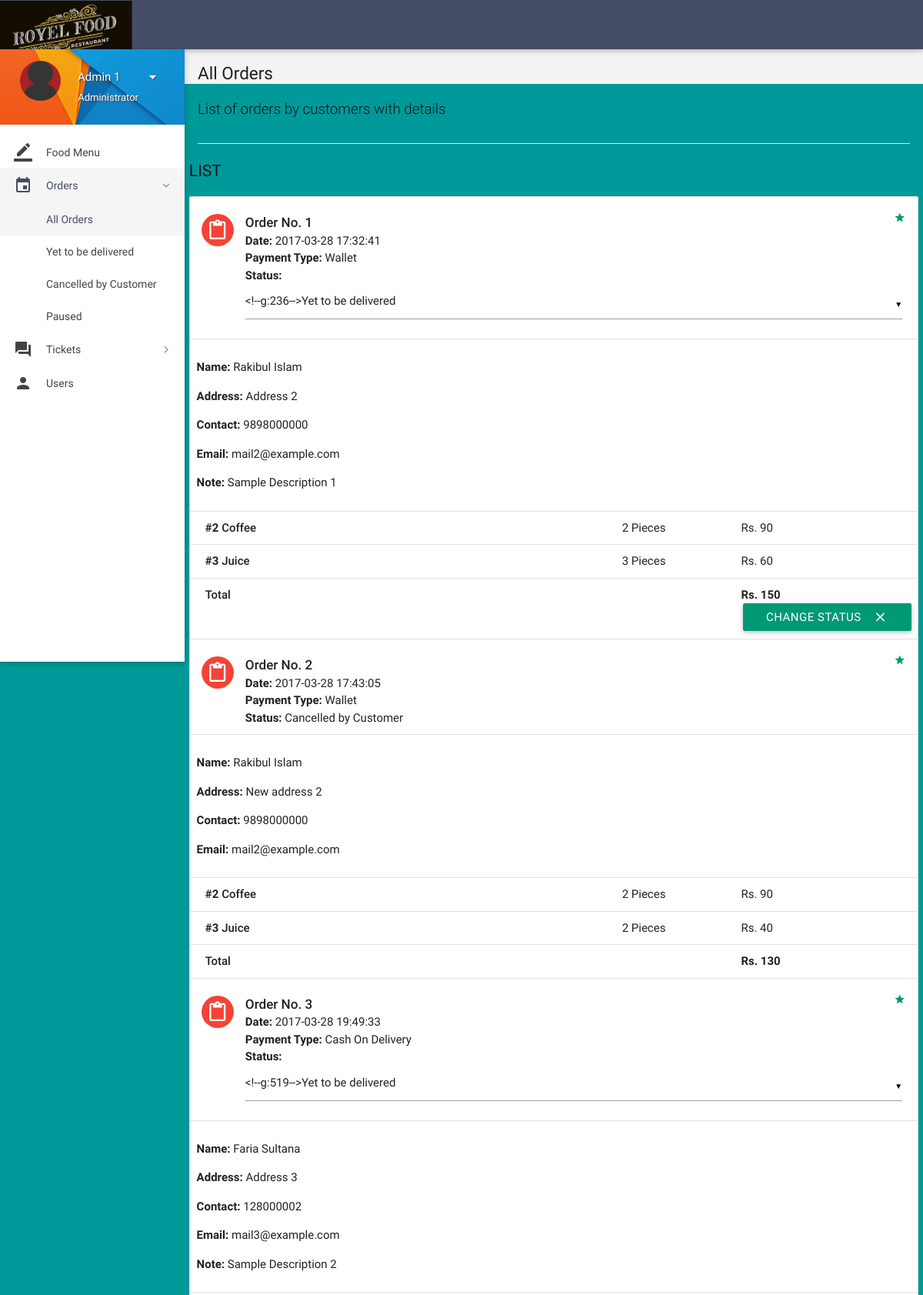
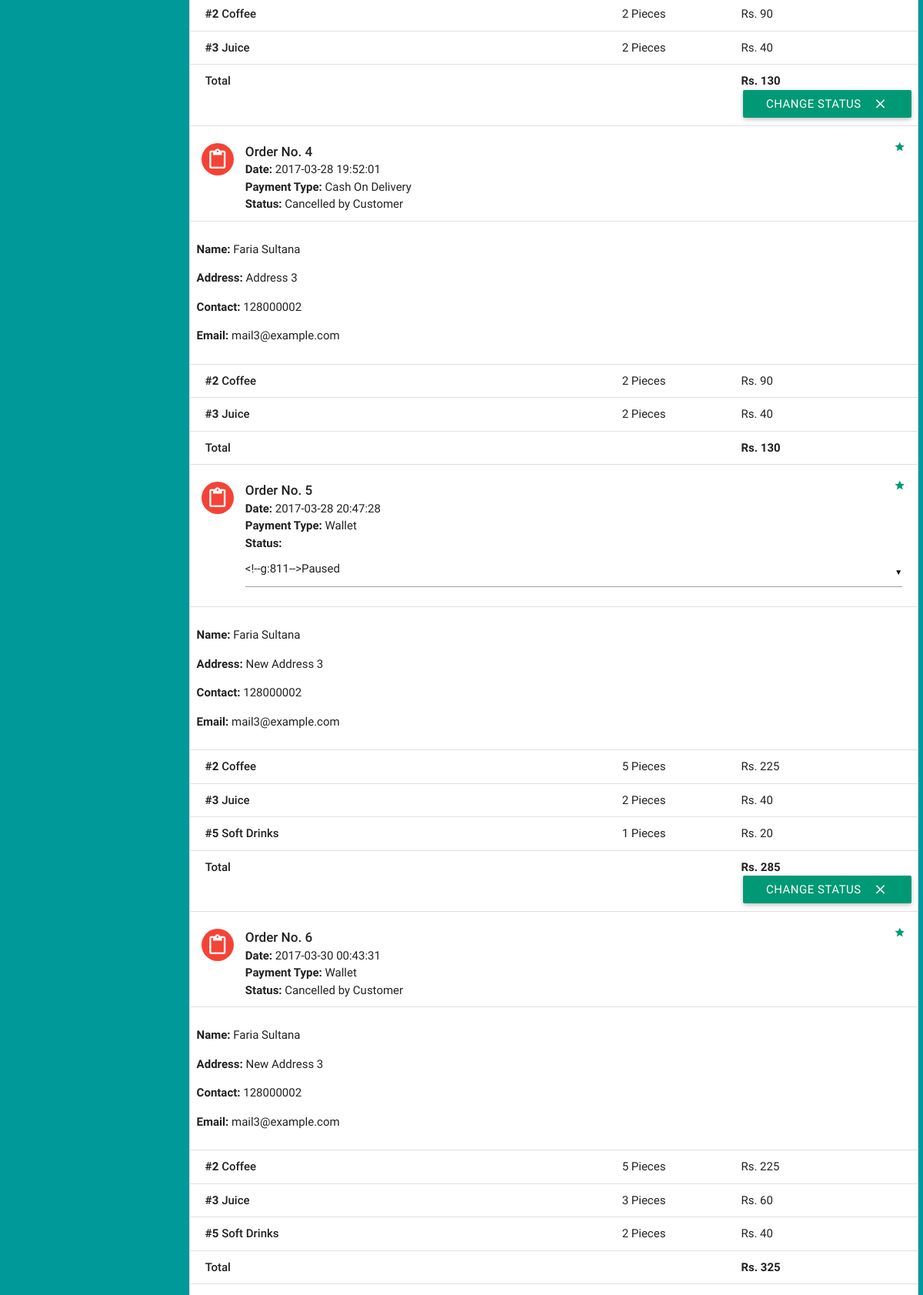
Screenshot of /HotelManagement/FoodOrdering/all-orders.php (signed in, upper part) with the database file from the repository (2 pictures, top to bottom).
### tables this page shows
CREATE TABLE `orders` (
  `id` int(11) NOT NULL,
  `customer_id` int(11) NOT NULL,
  `address` varchar(300) NOT NULL,
  `description` varchar(300) NOT NULL,
  `date` datetime NOT NULL DEFAULT CURRENT_TIMESTAMP,
  `payment_type` varchar(16) NOT NULL DEFAULT 'Wallet',
  `total` int(11) NOT NULL,
  `status` varchar(25) NOT NULL DEFAULT 'Yet to be delivered',
  `deleted` tinyint(4) NOT NULL DEFAULT '0'
);

CREATE TABLE `users` (
  `id` int(11) NOT NULL,
  `role` varchar(15) NOT NULL DEFAULT 'Customer',
  `name` varchar(15) NOT NULL,
  `username` varchar(10) NOT NULL,
  `password` varchar(16) NOT NULL,
  `email` varchar(35) DEFAULT NULL,
  `address` varchar(300) DEFAULT NULL,
  `contact` bigint(11) NOT NULL,
  `verified` tinyint(1) NOT NULL DEFAULT '0',
  `deleted` tinyint(4) NOT NULL DEFAULT '0'
);

CREATE TABLE `order_details` (
  `id` int(11) NOT NULL,
  `order_id` int(11) NOT NULL,
  `item_id` int(11) NOT NULL,
  `quantity` int(11) NOT NULL,
  `price` int(11) NOT NULL
);

CREATE TABLE `items` (
  `id` int(11) NOT NULL,
  `name` varchar(20) NOT NULL,
  `price` int(11) NOT NULL,
  `deleted` tinyint(4) NOT NULL DEFAULT '0'
);

### HotelManagement/FoodOrdering/includes/connect.php (called while the page is built, shortened)
<?php
$name = $_SESSION['name'];
$role = $_SESSION['role'];
?>

### HotelManagement/FoodOrdering/all-orders.php (the view, shortened to what this page needs)
<?php
include 'includes/connect.php';
	if($_SESSION['admin_sid']==session_id())
	{
		?>
<!DOCTYPE html>
<html lang="en">
<head>
  <link href="css/materialize.min.css" type="text/css" rel="stylesheet" media="screen,projection">
  <link href="css/style.min.css" type="text/css" rel="stylesheet" media="screen,projection">
  <link href="css/custom/custom.min.css" type="text/css" rel="stylesheet" media="screen,projection">
  <link href="js/plugins/perfect-scrollbar/perfect-scrollbar.css" type="text/css" rel="stylesheet" media="screen,projection">
</head>
<body>
  <header id="header" class="page-topbar">
        <div class="navbar-fixed">
            <nav class="navbar-color">
                <div class="nav-wrapper">
                    <ul class="left">
                      <li><h1 class="logo-wrapper"><a href="index.php" class="brand-logo darken-1"><img src="images/materialize-logo.png" alt="logo"></a> <span class="logo-text">Logo</span></h1></li>
                    </ul>
                </div>
            </nav>
        </div>
  </header>
  <div id="main">
    <div class="wrapper">
      <aside id="left-sidebar-nav">
        <ul id="slide-out" class="side-nav fixed leftside-navigation">
            <li class="user-details cyan darken-2">
            <div class="row">
                <div class="col col s4 m4 l4">
                    <img src="images/avatar.jpg" alt="" class="circle responsive-img valign profile-image">
                </div>
                <div class="col col s8 m8 l8">
                    <a class="btn-flat dropdown-button waves-effect waves-light white-text profile-btn" href="#" data-activates="profile-dropdown"><?php echo $name;?> <i class="mdi-navigation-arrow-drop-down right"></i></a>
                    <p class="user-roal"><?php echo $role;?></p>
                </div>
            </div>
            </li>
            <li class="bold"><a href="index.php" class="waves-effect waves-cyan"><i class="mdi-editor-border-color"></i> Food Menu</a>
            </li>
                <li class="no-padding">
                    <ul class="collapsible collapsible-accordion">
                        <li class="bold"><a class="collapsible-header waves-effect waves-cyan active"><i class="mdi-editor-insert-invitation"></i> Orders</a>
                            <div class="collapsible-body">
                                <ul>
								<li class="<?php
								if(!isset($_GET['status'])){
										echo 'active';
									}?>
									"><a href="all-orders.php">All Orders</a>
                                </li>
								<?php
									$sql = mysqli_query($con, "SELECT DISTINCT status FROM orders;");
									while($row = mysqli_fetch_array($sql)){
                                    echo '<li class='.(isset($_GET['status'])?($status == $_GET['status'] ? 'active' : ''): '').'><a href="all-orders.php?status='.$row['status'].'">'.$row['status'].'</a>
                                    </li>';
									}
									?>
                                </ul>
                            </div>
                        </li>
                    </ul>
                </li>
                 <li class="no-padding">
                    <ul class="collapsible collapsible-accordion">
                        <li class="bold"><a class="collapsible-header waves-effect waves-cyan"><i class="mdi-action-question-answer"></i> Tickets</a>
                        </li>
                    </ul>
                </li>
            <li class="bold"><a href="users.php" class="waves-effect waves-cyan"><i class="mdi-social-person"></i> Users</a>
            </li>
        </ul>
        </aside>
      <section id="content">
        <div id="breadcrumbs-wrapper">
          <div class="container">
            <div class="row">
              <div class="col s12 m12 l12">
                <h5 class="breadcrumbs-title">All Orders</h5>
              </div>
            </div>
          </div>
        </div>
        <div class="container">
          <p class="caption">List of orders by customers with details</p>
          <div class="divider"></div>
<div id="work-collections" class="seaction">
					<?php
					if(isset($_GET['status'])){
						$status = $_GET['status'];
					}
					else{
						$status = '%';
					}
					$sql = mysqli_query($con, "SELECT * FROM orders WHERE status LIKE '$status';");
					echo '<div class="row">
                <div>
                    <h4 class="header">List</h4>
                    <ul id="issues-collection" class="collection">';
					while($row = mysqli_fetch_array($sql))
					{
						$status = $row['status'];
						$deleted = $row['deleted'];
						echo '<li class="collection-item avatar">
                              <i class="mdi-content-content-paste red circle"></i>
                              <span class="collection-header">Order No. '.$row['id'].'</span>
                              <p><strong>Date:</strong> '.$row['date'].'</p>
                              <p><strong>Payment Type:</strong> '.$row['payment_type'].'</p>
							  <p><strong>Status:</strong> '.($deleted ? $status : '
							  <form method="post" action="routers/edit-orders.php">
							    <input type="hidden" value="'.$row['id'].'" name="id">
								<select name="status">
								<option value="Yet to be delivered" '.($status=='Yet to be delivered' ? 'selected' : '').'>Yet to be delivered</option>
								<option value="Delivered" '.($status=='Delivered' ? 'selected' : '').'>Delivered</option>
								<option value="Cancelled by Admin" '.($status=='Cancelled by Admin' ? 'selected' : '').'>Cancelled by Admin</option>
								<option value="Paused" '.($status=='Paused' ? 'selected' : '').'>Paused</option>
								</select>
							  ').'</p>
                              <a href="#" class="secondary-content"><i class="mdi-action-grade"></i></a>
                              </li>';
						$order_id = $row['id'];
						$customer_id = $row['customer_id'];
						$sql1 = mysqli_query($con, "SELECT * FROM order_details WHERE order_id = $order_id;");
						$sql3 = mysqli_query($con, "SELECT * FROM users WHERE id = $customer_id;");
							while($row3 = mysqli_fetch_array($sql3))
							{
							echo '<li class="collection-item">
                            <div class="row">
							<p><strong>Name: </strong>'.$row3['name'].'</p>
							<p><strong>Address: </strong>'.$row['address'].'</p>
							'.($row3['contact'] == '' ? '' : '<p><strong>Contact: </strong>'.$row3['contact'].'</p>').'
							'.($row3['email'] == '' ? '' : '<p><strong>Email: </strong>'.$row3['email'].'</p>').'
							'.(!empty($row['description']) ? '<p><strong>Note: </strong>'.$row['description'].'</p>' : '').'
                            </li>';
							}
						while($row1 = mysqli_fetch_array($sql1))
						{
							$item_id = $row1['item_id'];
							$sql2 = mysqli_query($con, "SELECT * FROM items WHERE id = $item_id;");
							while($row2 = mysqli_fetch_array($sql2))
								$item_name = $row2['name'];
							echo '<li class="collection-item">
                            <div class="row">
                            <div class="col s7">
                            <p class="collections-title"><strong>#'.$row1['item_id'].'</strong> '.$item_name.'</p>
                            </div>
                            <div class="col s2">
                            <span>'.$row1['quantity'].' Pieces</span>
                            </div>
                            <div class="col s3">
                            <span>Rs. '.$row1['price'].'</span>
                            </div>
                            </div>
                            </li>';
						}
								echo'<li class="collection-item">
                                        <div class="row">
                                            <div class="col s7">
                                                <p class="collections-title"> Total</p>
                                            </div>
                                            <div class="col s2">
											<span> </span>
                                            </div>
                                            <div class="col s3">
                                                <span><strong>Rs. '.$row['total'].'</strong></span>
                                            </div>';
								if(!$deleted){
								echo '<button class="btn waves-effect waves-light right submit" type="submit" name="action">Change Status
                                              <i class="mdi-content-clear right"></i>
										</button>
										</form>';
								}
								echo'</div></li>';
					}
					?>
					</ul>
                </div>
              </div>
            </div>
        </div>
      </section>
    </div>
  </div>
</body>
</html>
<?php
	}
?>

### rows the page displays
orders: id "1", date "2017-03-28 17:32:41", payment_type "Wallet", address "Address 2", description "Sample Description 1", total "150", deleted "CHANGE STATUS"
users: name "Rakibul Islam", contact "9898000000", email "mail2@example.com"
order_details: item "2", item.name "Coffee", quantity "2", price "90"
order_details: item "3", item.name "Juice", quantity "3", price "60"
orders: id "2", date "2017-03-28 17:43:05", payment_type "Wallet", status "Cancelled by Customer", address "New address 2", total "130"
order_details: item "2", item.name "Coffee", quantity "2", price "90"
order_details: item "3", item.name "Juice", quantity "2", price "40"
orders: id "3", date "2017-03-28 19:49:33", payment_type "Cash On Delivery", address "Address 3", description "Sample Description 2", total "130", deleted "CHANGE STATUS"
users: name "Faria Sultana", contact "128000002", email "mail3@example.com"
order_details: item "2", item.name "Coffee", quantity "2", price "90"
order_details: item "3", item.name "Juice", quantity "2", price "40"
orders: id "4", date "2017-03-28 19:52:01", payment_type "Cash On Delivery", status "Cancelled by Customer", address "Address 3", total "130"
order_details: item "2", item.name "Coffee", quantity "2", price "90"
order_details: item "3", item.name "Juice", quantity "2", price "40"
orders: id "5", date "2017-03-28 20:47:28", payment_type "Wallet", address "New Address 3", total "285", deleted "CHANGE STATUS"
order_details: item "2", item.name "Coffee", quantity "5", price "225"
order_details: item "3", item.name "Juice", quantity "2", price "40"
order_details: item "5", item.name "Soft Drinks", quantity "1", price "20"
orders: id "6", date "2017-03-30 00:43:31", payment_type "Wallet", status "Cancelled by Customer", address "New Address 3", total "325"
order_details: item "2", item.name "Coffee", quantity "5", price "225"
order_details: item "3", item.name "Juice", quantity "3", price "60"
order_details: item "5", item.name "Soft Drinks", quantity "2", price "40"

### other values shown
$name "Admin 1"
$role "Administrator"
$row['status'] "Yet to be delivered"
$row['status'] "Cancelled by Customer"
$row['status'] "Paused"
